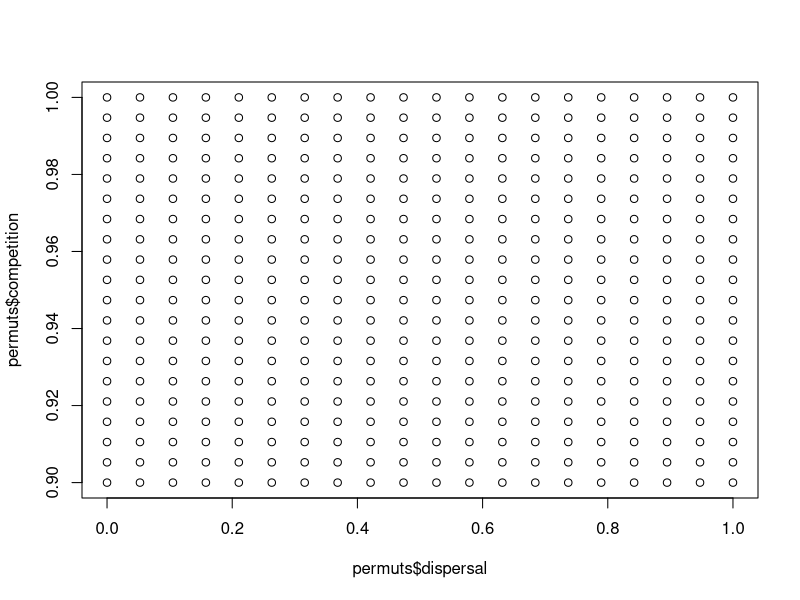

Write R code to recreate this figure. (Note: this script raises an error after producing the figure.)
# grid exploration method, full 

model <- "M0"
# extremes

# add extremes
parameters <- list("dispersal"=seq(0,1, length.out=20),
                   "divergence_threshold"=65, #10 and 50 as 0.5 Myrs or 100-500 kyrs
                   "competition"=seq(0.9,1,length.out=20))
permuts <- expand.grid(parameters)
plot(permuts$dispersal, permuts$competition)

permuts <- as.list(permuts)
parameters <- permuts[1:length(parameters)]

current_wd <- getwd()
setwd("./1_gen3sis_formalization/mx_config")
make_experiment(model, parameters, n=NULL)
setwd(current_wd)